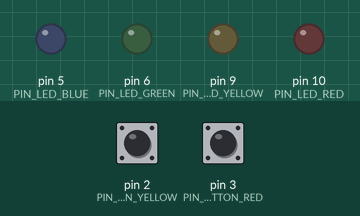
This sketch was run on a simulated Arduino Uno, built with avr-gcc and run on an emulated ATmega328P. Parts: output pins drawn as LEDs (lit = HIGH). Inputs (shaded band) come from the test bench; at power-on: pin 2 (PIN_PUSHBUTTON_YELLOW) HIGH, pin 3 (PIN_PUSHBUTTON_RED) HIGH.

Above: at 1.2 s.
1.3 s: pin 2 (PIN_PUSHBUTTON_YELLOW) pulled LOW for 0.15 s
At 1.37 s:
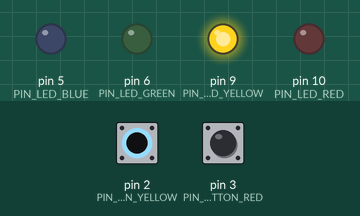
2.9 s: pin 3 (PIN_PUSHBUTTON_RED) pulled LOW for 0.15 s
At 2.97 s:
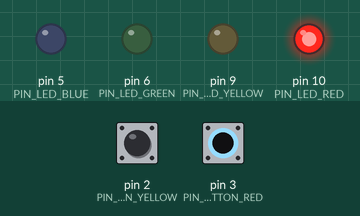
4.5 s: pin 3 (PIN_PUSHBUTTON_RED) pulled LOW for 3.2 s
At 8.9 s:
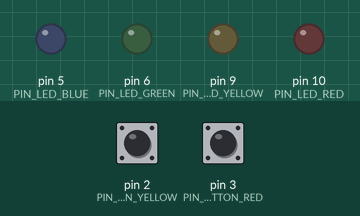
9.2 s: pin 2 (PIN_PUSHBUTTON_YELLOW) pulled LOW for 3.2 s
At 10.3 s:
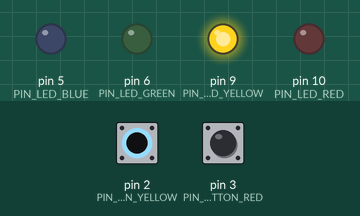
13.9 s: pin 2 (PIN_PUSHBUTTON_YELLOW) driven LOW and pin 3 (PIN_PUSHBUTTON_RED) driven LOW
At 15.0 s:
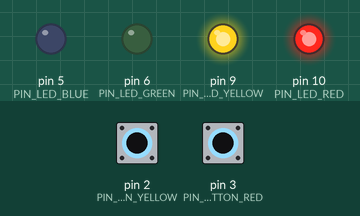
Timing chart, 0 to 16.4 s (numbered marks = the images above; inputs shaded):
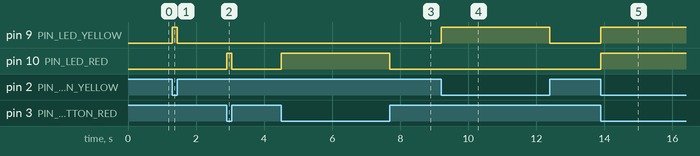

The sketch:

FollowAlongCode.ino
```cpp
#define PIN_LED_RED 10
#define PIN_LED_YELLOW 9
#define PIN_LED_GREEN 6
#define PIN_LED_BLUE 5

#define PIN_PUSHBUTTON_RED 3
#define PIN_PUSHBUTTON_YELLOW 2
#define PIN_PUSHBUTTON_GREEN 1
#define PIN_PUSHBUTTON_BLUE 0

uint8_t blueState = HIGH;
uint8_t lastBlueState = HIGH;
uint8_t greenState = HIGH;
uint8_t lastGreenState = HIGH;

volatile uint8_t mainEventFlags = 0;
#define FLAG_YELLOW_PUSHBUTTON 0x01
#define FLAG_RED_PUSHBUTTON 0x02

int ledSequence[10] = {PIN_LED_BLUE,
                       PIN_LED_BLUE,
                       PIN_LED_BLUE,
                       PIN_LED_BLUE,
                       PIN_LED_BLUE,
                       PIN_LED_BLUE,
                       PIN_LED_BLUE,
                       PIN_LED_BLUE,
                       PIN_LED_BLUE,
                       PIN_LED_BLUE};

int index = 0;

void setup() {
  Serial.begin(9600);
  pinMode(PIN_LED_RED, OUTPUT);
  pinMode(PIN_LED_YELLOW, OUTPUT);
  pinMode(PIN_LED_GREEN, OUTPUT);
  pinMode(PIN_LED_BLUE, OUTPUT);

  pinMode(PIN_PUSHBUTTON_RED, INPUT_PULLUP);
  pinMode(PIN_PUSHBUTTON_YELLOW, INPUT_PULLUP);
  pinMode(PIN_PUSHBUTTON_GREEN, INPUT_PULLUP);
  pinMode(PIN_PUSHBUTTON_BLUE, INPUT_PULLUP);

  attachInterrupt(digitalPinToInterrupt(PIN_PUSHBUTTON_RED), red_pushbutton_isr, FALLING);
  attachInterrupt(digitalPinToInterrupt(PIN_PUSHBUTTON_YELLOW), yellow_pushbutton_isr, FALLING);
}

void loop() {
  // Give feedback when a button is pressed.
  digitalWrite(PIN_LED_RED, !digitalRead(PIN_PUSHBUTTON_RED));
  digitalWrite(PIN_LED_YELLOW, !digitalRead(PIN_PUSHBUTTON_YELLOW));
  digitalWrite(PIN_LED_GREEN, !digitalRead(PIN_PUSHBUTTON_GREEN));

  if (mainEventFlags & FLAG_RED_PUSHBUTTON) {
    delay(30);
    mainEventFlags &= ~FLAG_RED_PUSHBUTTON;
    if (!digitalRead(PIN_PUSHBUTTON_RED)) {
      addLed(PIN_LED_RED);
    }
  }

  if (mainEventFlags & FLAG_YELLOW_PUSHBUTTON) {
    delay(30);
    mainEventFlags &= ~FLAG_YELLOW_PUSHBUTTON;
    if (!digitalRead(PIN_PUSHBUTTON_YELLOW)) {
      addLed(PIN_LED_YELLOW);
    }
  }

  greenState = digitalRead(PIN_PUSHBUTTON_GREEN);
  if (greenState != lastGreenState) {
    if (!greenState) {
      addLed(PIN_LED_GREEN);
    }
  }
  lastGreenState = greenState;

  blueState = digitalRead(PIN_PUSHBUTTON_BLUE);
  if (blueState != lastBlueState) {
    if (!blueState) {
      runSequence();
      for (int i = 0; i < 10; i++) {
        ledSequence[i] = PIN_LED_BLUE;
      }
      index = 0;
    }
    delay(50);
  }
  lastBlueState = blueState;
}

void addLed(uint8_t ledToAdd) {
  if (index < 10) {
    ledSequence[index] = ledToAdd;
    index++;
  }
}

void runSequence() {
  for (int i = 0; i < 10; i++) {
    digitalWrite(ledSequence[i], HIGH);
    delay(1000);
    digitalWrite(ledSequence[i], LOW);
    delay(100);
  }
}

void red_pushbutton_isr() {
  mainEventFlags |= FLAG_RED_PUSHBUTTON;
}

void yellow_pushbutton_isr() {
  mainEventFlags |= FLAG_YELLOW_PUSHBUTTON;
}

// Use PCINT
```

Measured:
- after the input at 1.3 s, pin 9 (PIN_LED_YELLOW): LOW → HIGH at once, → LOW 0.15 s later
- after the input at 2.9 s, pin 10 (PIN_LED_RED): LOW → HIGH at once, → LOW 0.15 s later
- after the input at 4.5 s, pin 10 (PIN_LED_RED): LOW → HIGH at once, → LOW 3.2 s later
- after the input at 9.2 s, pin 9 (PIN_LED_YELLOW): LOW → HIGH at once, → LOW 3.2 s later
- after the input at 13.9 s, pin 9 (PIN_LED_YELLOW), pin 10 (PIN_LED_RED): LOW → HIGH at once
